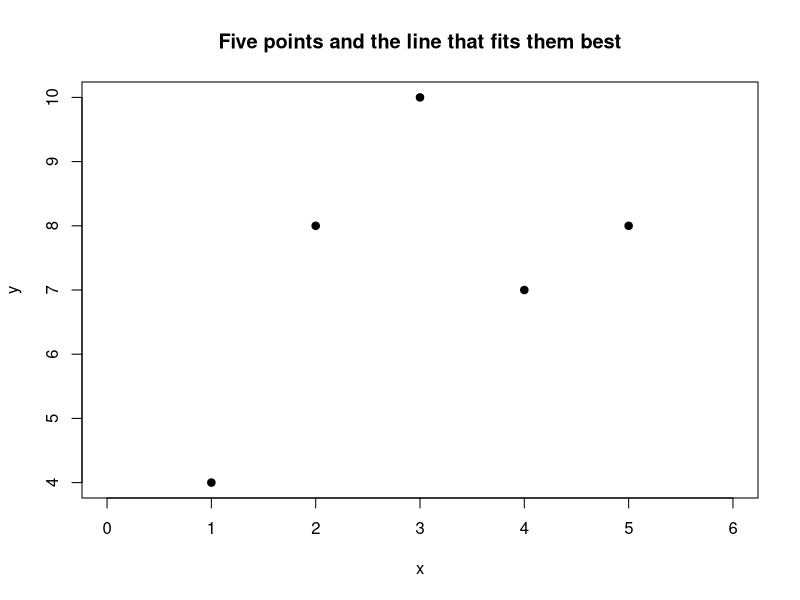
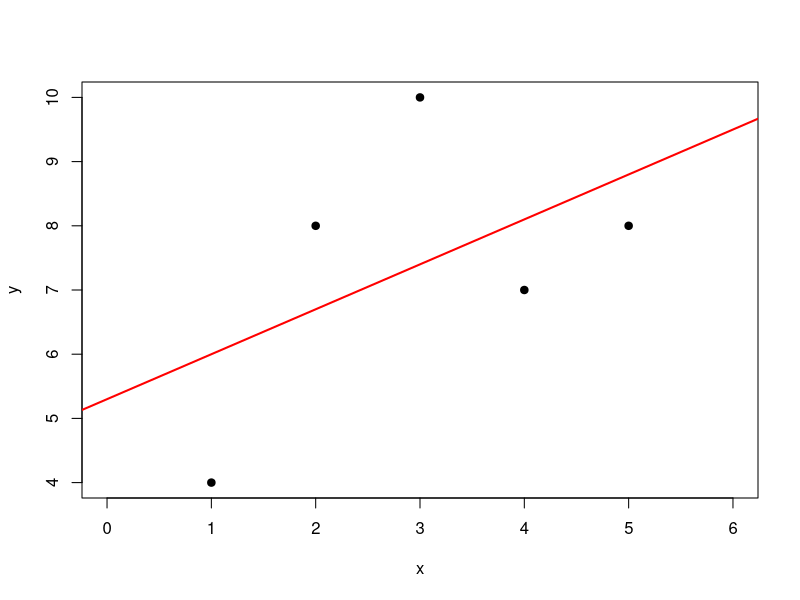
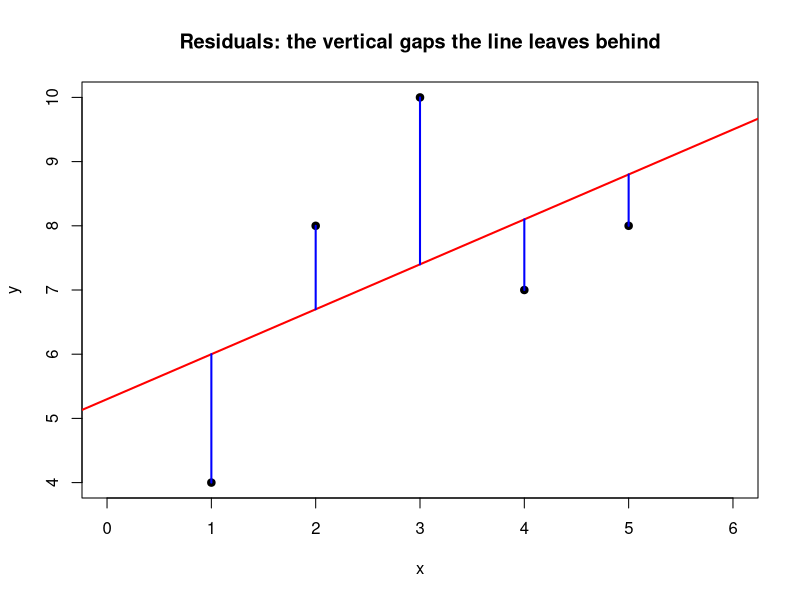
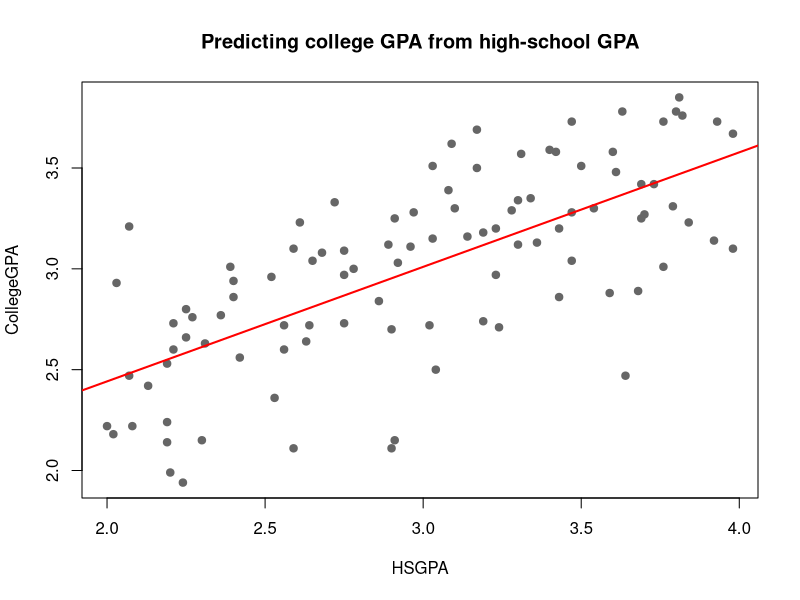

Source code (R) for these figures, in order:
## ---- chunk 1
x <- c(1, 2, 3, 4, 5)
y <- c(4, 8, 10, 7, 8)

plot(x, y, xlim = c(0, 6), pch = 19,
     main = "Five points and the line that fits them best")
## ---- chunk 2
lm1 <- lm(y ~ x)
plot(x, y, xlim = c(0, 6), pch = 19)
abline(lm1, col = "red", lwd = 2)
summary(lm1)
## ---- chunk 3
plot(x, y, xlim = c(0, 6), pch = 19,
     main = "Residuals: the vertical gaps the line leaves behind")
abline(lm1, col = "red", lwd = 2)
for (i in 1:5) {
  segments(x[i], y[i], x[i], coef(lm1)[[2]] * x[i] + coef(lm1)[[1]],
           col = "blue", lwd = 2)
}
## ---- chunk 4
resid(lm1)
## ---- chunk 5
sum(resid(lm1))        # the residuals sum to (essentially) zero
sum(resid(lm1)^2)      # the sum of SQUARED residuals - this is what we minimize
## ---- chunk 6
N <- length(x)
b <- (N * sum(x * y) - sum(x) * sum(y)) / (N * sum(x^2) - sum(x)^2)
b
## ---- chunk 7
a <- mean(y) - b * mean(x)
a
## ---- chunk 8
a <- (sum(y) - b * sum(x)) / N
a
## ---- chunk 9
Sxy <- sqrt(sum((y - predict(lm1))^2) / (N - 2))
Sxy
## ---- chunk 10
# standard error of b (the slope)
Sb <- Sxy / sqrt(sum((x - mean(x))^2))
Sb

# standard error of a (the intercept)
Sa <- Sxy * sqrt(sum(x^2) / (N * sum((x - mean(x))^2)))
Sa
## ---- chunk 11
t_b <- b / Sb
p_b <- 2 * pt(-abs(t_b), df = N - 2)
c(slope = b, SE = Sb, t = t_b, p = p_b)
## ---- chunk 12
yz <- scale(y)
xz <- scale(x)
lm2 <- lm(yz ~ xz - 1)
summary(lm2)
## ---- chunk 13
set.seed(1885)  # Galton's year, for luck
HSGPA <- round(runif(100, 2.0, 4.0), 2)
CollegeGPA <- round(0.6 * HSGPA + 1.2 + rnorm(100, 0, 0.3), 2)
CollegeGPA <- pmin(CollegeGPA, 4.0)  # GPAs cap at 4.0
dat <- data.frame(HSGPA, CollegeGPA)

lm3 <- lm(CollegeGPA ~ HSGPA, data = dat)

plot(CollegeGPA ~ HSGPA, data = dat, pch = 19, col = "grey40",
     main = "Predicting college GPA from high-school GPA")
abline(lm3, col = "red", lwd = 2)
summary(lm3)
